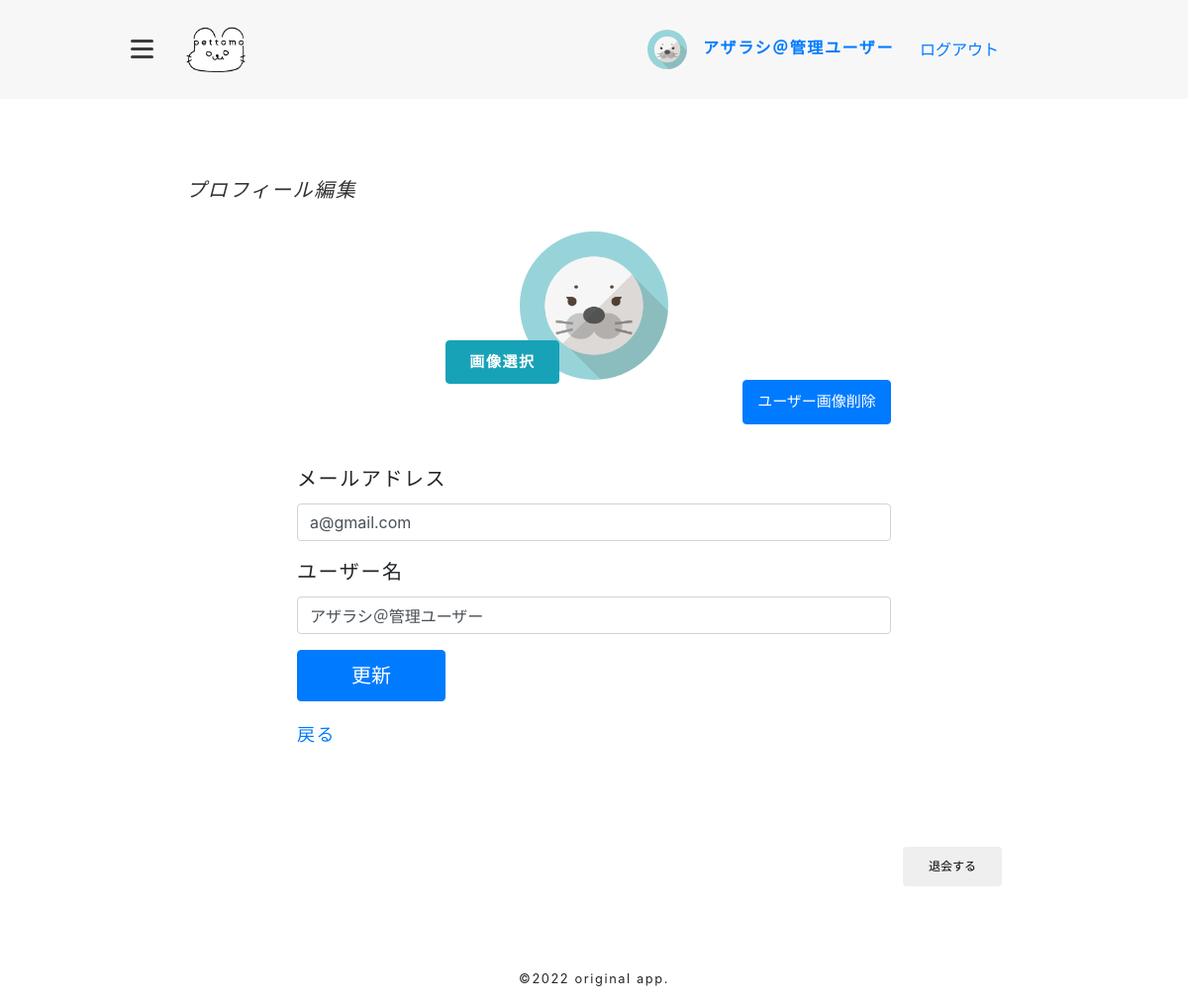
Page /public_html/myinfo.php (signed in) on the committed database.
### tables this page shows
CREATE TABLE `users` (
  `id` int(11) NOT NULL,
  `username` varchar(32) DEFAULT NULL,
  `email` varchar(255) DEFAULT NULL,
  `password` varchar(255) DEFAULT NULL,
  `image` varchar(255) DEFAULT NULL,
  `delflag` tinyint(1) DEFAULT 0,
  `created` datetime DEFAULT NULL,
  `modified` datetime DEFAULT NULL,
  `authority` int(11) NOT NULL DEFAULT 1
);

### config/autoload.php (called while the page is built, shortened)
<?php
spl_autoload_register(function($class) {
  $prefix = 'Poa\\';
  if (strpos($class, $prefix) === 0) {
    $className = substr($class, strlen($prefix));
    $classFilePath = __DIR__ . '/../lib/' . str_replace('\\', '/', $className) . '.php';
  }
});

### lib/Controller.php (called while the page is built, shortened)
<?php
class Controller {
  private $values;
  public function __construct() {
    $this->values = new \stdClass();
  }
  protected function setValues($key, $value) {
    $this->values->$key = $value;
  }
  public function getValues() {
    return $this->values;
  }
}

### lib/Model.php (called while the page is built, shortened)
<?php
class Model {
  public function __construct(){
    try {
      $this->db = new \PDO(DSN, DB_USERNAME, DB_PASSWORD);
    } catch (\PDOException $e) {
      echo $e->getMessage();
      exit;
    }
  }
}

### lib/Model/User.php (called while the page is built, shortened)
<?php
class User extends \Poa\Model {
  public function find($id) {
    $stmt = $this->db->prepare("SELECT * FROM users WHERE id = :id;");
    $stmt->bindValue('id',$id);
    $stmt->execute();
    $stmt->setFetchMode(\PDO::FETCH_CLASS, 'stdClass');
    $user = $stmt->fetch();
    return $user;
  }
}

### lib/Controller/UserUpdate.php (called while the page is built, shortened)
<?php
class UserUpdate extends \Poa\Controller {
  public function run() {
    $this->showUser();
  }
  protected function showUser() {
    $user = new \Poa\Model\User();
    $userDate = $user->find($_SESSION['me']->id);
  }
}

### lib/Controller/functions.php (called while the page is built, shortened)
<?php
function h($s){
  return htmlspecialchars($s, ENT_QUOTES,'UTF-8');
}

### public_html/myinfo.php (the view, shortened to what this page needs)
<?php
require_once(__DIR__ .'/header.php');
$app = new Poa\Controller\UserUpdate();
$app->run();
?>
<h1 class="page__ttl">プロフィール編集</h1>
<form action="" method="post" id="userupdate" class="form mypage-form" enctype="multipart/form-data">
  <div class="form-group" style="margin-bottom: 40px;">
    <div class="imgarea myinfo">
      <label>
        <span class="file-btn btn btn-info">
          画像選択
        </span>
      </label>
      <div class="imgfile" style="margin-left: auto; margin-right: auto;">
        <img src="<?= isset($app->getValues()->image) ? './gazou/'. h($app->getValues()->image) : './asset/img/noimage.png'; ?>" alt="">
      </div>
    </div>
    <?php if(isset($app->getValues()->image) == null): ?>
      <input type="submit" class="btn btn-primary prof-text" formaction="image_delete.php" style="display:none" value="ユーザー画像削除">
    <?php else: ?>
      <input type="submit" class="btn btn-primary prof-text" formaction="image_delete.php" value="ユーザー画像削除">
    <?php endif; ?>
  </div>
  <div class="form-group">
    <label>メールアドレス</label>
    <input type="text" name="email" value="<?= isset($app->getValues()->email) ? h($app->getValues()->email): ''; ?>" class="form-control">
  </div>
  <div class="form-group">
    <label>ユーザー名</label>
    <input type="text" name="username" value="<?= isset($app->getValues()->username) ? h($app->getValues()->username): ''; ?>" class="form-control">
  </div>
  <button class="btn btn-primary" onclick="document.getElementById('userupdate').submit();">更新</button>
  <a href="./mypage.php">戻る</a>
</form>
<form class="user-delete" action="user_delete_confirm.php" method="post">
  <input type="submit" class="btn btn-default" value="退会する">
</form>
<?php
require_once(__DIR__ .'/footer.php');
?>

### public_html/css/styles.css (style rules this page uses)
html { font-family: "Josefin Sans",sans-serif; -webkit-font-smoothing: antialiased; font-weight: 200; letter-spacing: 0.1em; color: #323232; }
* { box-sizing: border-box; }
a { display: block; }
label { font-size: 20px; }
.btn { width: 150px; padding: 10px 0; font-size: 20px; }
.page__ttl { font-size: 20px; margin: 0px 0px 30px 0px; font-family: 'Charm', cursive; font-style: italic; font-weight: 300; color: #323232; }
.form { max-width: 600px; margin: 0 auto; font-size: 15px; }
.form label { display: block; margin-bottom: 10px; }
.user-delete { text-align: right; margin-top: 100px; }
.user-delete .btn { width: 100px; font-size: 12px; }
.imgarea { display: flex; align-items: center; }
.imgarea img { border-radius: 50%; width: 150px; height: 150px; object-fit: cover; }
.prof-text { font-size: 15px; }
.mypage-form a { font-size: 18px; margin-top: 20px; }
.myinfo { position: relative; }
.myinfo .file-btn { position: absolute; top: 73%; left: 25%; }
.mypage-form .prof-text { margin-left: 75%; }
.file-btn { width: 115px; font-size: 15px; font-weight: bold; position: absolute; top: 80%; left: 3%; }
html { min-height: 100%; }
body { min-height: 100%; }

### rows in the picture
users: image (picture), email "a@gmail.com", username "アザラシ＠管理ユーザー"

### other values in the picture
$_SESSION['me']->username "アザラシ＠管理ユーザー"
